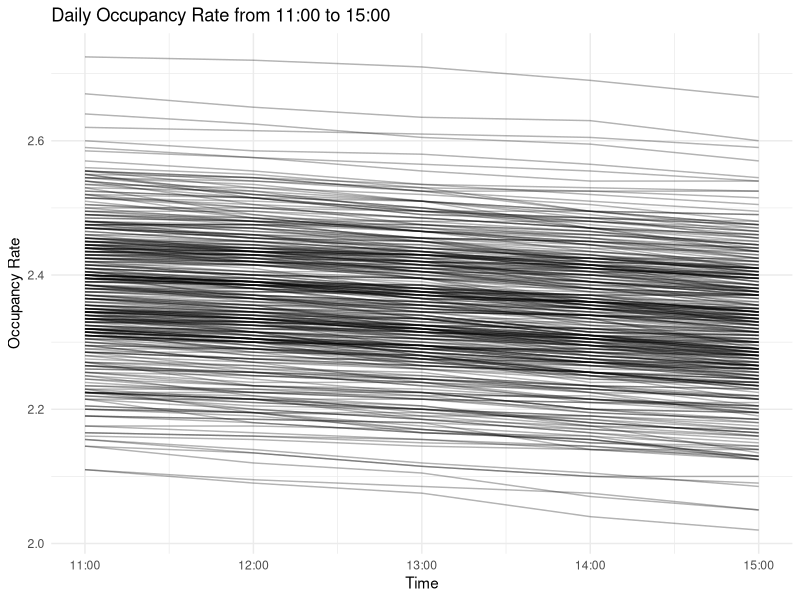
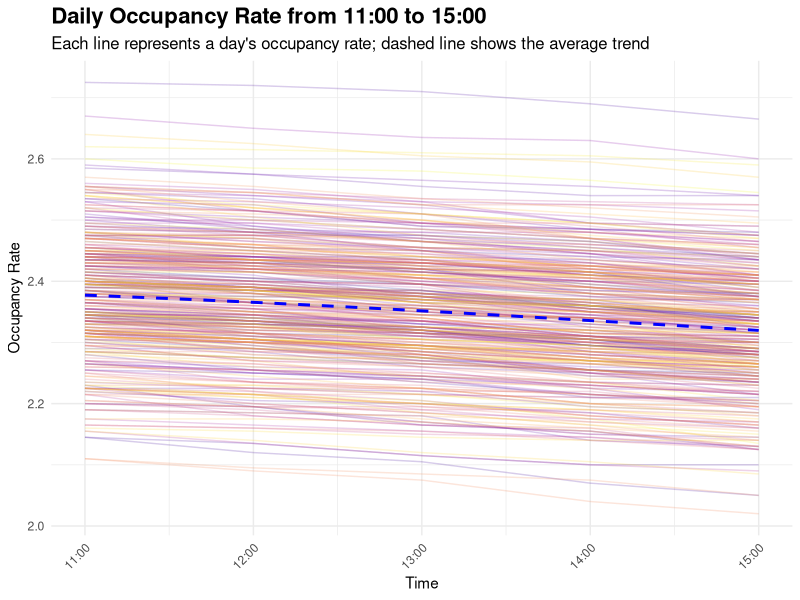

Recreate these plots in R, in order.
# Load necessary libraries
library(dplyr)
library(ggplot2)

# Set parameters for the simulation
set.seed(123)  # For reproducibility
num_days <- 365  # Number of days for simulation
total_spots <- 200  # Initial number of parking spots
avg_stay <- 150  # Average stay time in minutes
arrival_rate_morning <- 90  # Cars per hour for 07:30-10:30
arrival_rate_afternoon <- 60  # Cars per hour for 10:30-14:00

# Define times for tracking occupancy
tracking_times <- seq(660, 900, by = 60)  # From 11:00 (660 mins) to 15:00 (900 mins)

# Function to generate arrivals for a specific period
generate_arrivals <- function(rate, start_minute, end_minute) {
  arrival_times <- numeric(0)
  current_time <- start_minute
  while (current_time < end_minute) {
    inter_arrival_time <- rexp(1, rate / 60)  # Exponential time between arrivals
    current_time <- current_time + inter_arrival_time
    if (current_time < end_minute) {
      arrival_times <- c(arrival_times, current_time)
    }
  }
  return(arrival_times)
}

# Function to generate stay times using a Geometric distribution
generate_stays <- function(num_cars, avg_stay) {
  rgeom(num_cars, prob = 1 / avg_stay) * 60  # Convert to minutes
}

# Simulate occupancy for each day and calculate results
occupancy_results <- matrix(0, nrow = num_days, ncol = length(tracking_times))

for (day in 1:num_days) {
  # Simulate car arrivals and departures
  morning_arrivals <- generate_arrivals(arrival_rate_morning, 450, 630)  # 07:30-10:30
  afternoon_arrivals <- generate_arrivals(arrival_rate_afternoon, 630, 840)  # 10:30-14:00
  all_arrivals <- sort(c(morning_arrivals, afternoon_arrivals))
  num_arrivals <- length(all_arrivals)
  stay_times <- generate_stays(num_arrivals, avg_stay)
  departures <- all_arrivals + stay_times
  
  # Create a vector to track parking lot status
  parking_lot <- numeric(total_spots)
  
  # Calculate occupancy at each tracking time
  for (t in seq_along(tracking_times)) {
    current_time <- tracking_times[t]
    parking_lot <- departures[departures > current_time]  # Only cars still parked
    occupancy_rate <- length(parking_lot) / total_spots
    occupancy_results[day, t] <- occupancy_rate
  }
}

# Convert to a data frame for visualization
occupancy_df <- data.frame(
  Day = rep(1:num_days, each = length(tracking_times)),
  Time = rep(tracking_times, num_days),
  OccupancyRate = as.vector(t(occupancy_results))
)

occupancy_df$Time <- as.POSIXct(occupancy_df$Time * 60, origin = "1970-01-01", tz = "UTC")

# Plot the time series of the occupancy rate
ggplot(occupancy_df, aes(x = Time, y = OccupancyRate, group = Day)) +
  geom_line(alpha = 0.3) +
  labs(title = "Daily Occupancy Rate from 11:00 to 15:00", x = "Time", y = "Occupancy Rate") +
  theme_minimal()


# Improve the visualization of the occupancy data
ggplot(occupancy_df, aes(x = Time, y = OccupancyRate, color = as.factor(Day))) +
  geom_line(alpha = 0.2) +  # Use a low alpha for better visualization of individual lines
  scale_color_viridis_d(option = "plasma", guide = "none") +  # Use a color palette for better differentiation
  geom_smooth(aes(group = 1), method = "loess", color = "blue", se = FALSE, linetype = "dashed", size = 1) +  # Add a trend line
  labs(
    title = "Daily Occupancy Rate from 11:00 to 15:00",
    x = "Time",
    y = "Occupancy Rate",
    subtitle = "Each line represents a day's occupancy rate; dashed line shows the average trend"
  ) +
  scale_x_datetime(date_labels = "%H:%M", date_breaks = "1 hour") +  # Format the x-axis for better readability
  theme_minimal() +
  theme(
    plot.title = element_text(size = 16, face = "bold"),
    plot.subtitle = element_text(size = 12),
    axis.text.x = element_text(angle = 45, hjust = 1)
  )
